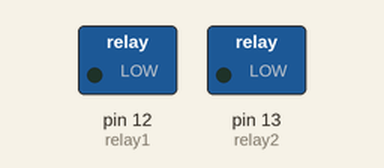
Recording of a sketch running on a simulated Arduino Uno, built with avr-gcc and run on an emulated ATmega328P. On the bench: switched loads named in the sketch (green lamp = pin HIGH).

Above: at 0.5 s.
At 1.2 s:
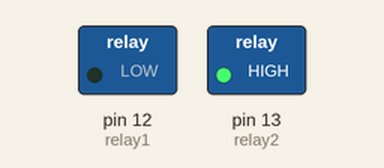
At 2.7 s:
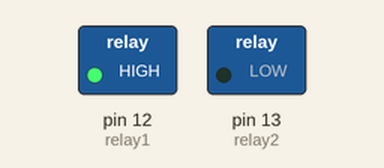
At 5.0 s:
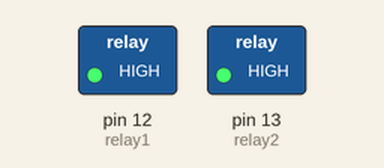
Timing chart, 0 to 6.9 s (numbered marks = the images above):
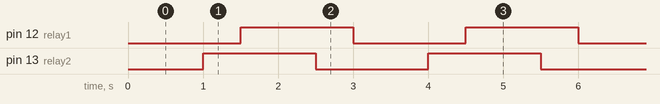

Measured:
- by itself, pin 12 (relay1), pin 13 (relay2): alternates HIGH for 1.5 s and LOW for 1.5 s
- by itself, everything shown: repeats every 3.0 s, in 4 steps

The sketch:

testUPS.ino
```cpp
int relayId = 1;
int relay1 = 12;
int relay2 = 13;

void setup() {
  pinMode(relay1,OUTPUT);
  pinMode(relay2,OUTPUT);

}

void loop() {

  digitalWrite(relay1,LOW);
  delay(1000);
  digitalWrite(relay2,HIGH);
  delay(500);
  digitalWrite(relay1,HIGH);
  delay(1000);
  digitalWrite(relay2,LOW);
  delay(500);
}
```
